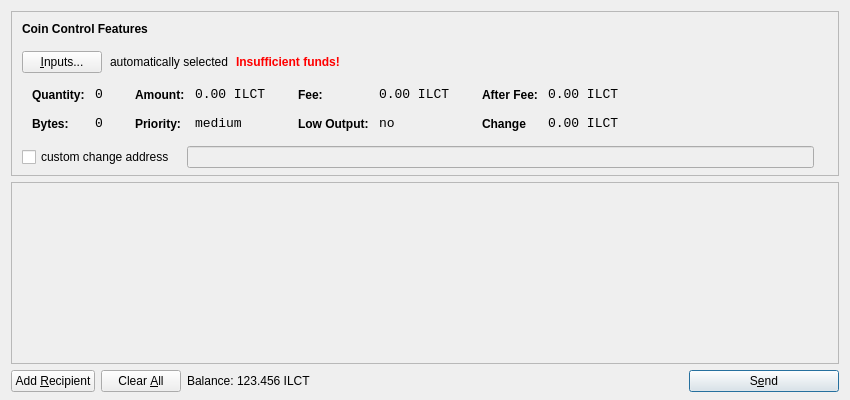
<?xml version="1.0" encoding="UTF-8"?>
<ui version="4.0">
 <class>SendCoinsDialog</class>
 <widget class="QDialog" name="SendCoinsDialog">
  <property name="geometry">
   <rect>
    <x>0</x>
    <y>0</y>
    <width>850</width>
    <height>400</height>
   </rect>
  </property>
  <property name="windowTitle">
   <string>Send Coins</string>
  </property>
  <layout class="QVBoxLayout" name="verticalLayout" stretch="0,1,0">
   <property name="bottomMargin">
    <number>8</number>
   </property>
   <item>
    <widget class="QFrame" name="frameCoinControl">
     <property name="sizePolicy">
      <sizepolicy hsizetype="Expanding" vsizetype="Expanding">
       <horstretch>0</horstretch>
       <verstretch>0</verstretch>
      </sizepolicy>
     </property>
     <property name="maximumSize">
      <size>
       <width>16777215</width>
       <height>16777215</height>
      </size>
     </property>
     <property name="frameShape">
      <enum>QFrame::StyledPanel</enum>
     </property>
     <property name="frameShadow">
      <enum>QFrame::Sunken</enum>
     </property>
     <layout class="QVBoxLayout" name="verticalLayoutCoinControl2">
      <property name="spacing">
       <number>6</number>
      </property>
      <property name="leftMargin">
       <number>0</number>
      </property>
      <property name="topMargin">
       <number>0</number>
      </property>
      <property name="rightMargin">
       <number>0</number>
      </property>
      <property name="bottomMargin">
       <number>6</number>
      </property>
      <item>
       <layout class="QVBoxLayout" name="verticalLayoutCoinControl" stretch="0,0,0,0,1">
        <property name="spacing">
         <number>0</number>
        </property>
        <property name="leftMargin">
         <number>10</number>
        </property>
        <property name="topMargin">
         <number>10</number>
        </property>
        <item>
         <layout class="QHBoxLayout" name="horizontalLayoutCoinControl1">
          <property name="bottomMargin">
           <number>15</number>
          </property>
          <item>
           <widget class="QLabel" name="labelCoinControlFeatures">
            <property name="sizePolicy">
             <sizepolicy hsizetype="Preferred" vsizetype="Maximum">
              <horstretch>0</horstretch>
              <verstretch>0</verstretch>
             </sizepolicy>
            </property>
            <property name="font">
             <font>
              <weight>75</weight>
              <bold>true</bold>
             </font>
            </property>
            <property name="styleSheet">
             <string notr="true">font-weight:bold;</string>
            </property>
            <property name="text">
             <string>Coin Control Features</string>
            </property>
           </widget>
          </item>
         </layout>
        </item>
        <item>
         <layout class="QHBoxLayout" name="horizontalLayoutCoinControl2" stretch="0,0,0,0">
          <property name="spacing">
           <number>8</number>
          </property>
          <property name="bottomMargin">
           <number>10</number>
          </property>
          <item>
           <widget class="QPushButton" name="pushButtonCoinControl">
            <property name="styleSheet">
             <string notr="true"/>
            </property>
            <property name="text">
             <string>&amp;Inputs...</string>
            </property>
           </widget>
          </item>
          <item>
           <widget class="QLabel" name="labelCoinControlAutomaticallySelected">
            <property name="text">
             <string>automatically selected</string>
            </property>
            <property name="margin">
             <number>5</number>
            </property>
           </widget>
          </item>
          <item>
           <widget class="QLabel" name="labelCoinControlInsuffFunds">
            <property name="font">
             <font>
              <weight>75</weight>
              <bold>true</bold>
             </font>
            </property>
            <property name="styleSheet">
             <string notr="true">color:red;font-weight:bold;</string>
            </property>
            <property name="text">
             <string>Insufficient funds!</string>
            </property>
            <property name="margin">
             <number>5</number>
            </property>
           </widget>
          </item>
          <item>
           <spacer name="horizontalSpacerCoinControl">
            <property name="orientation">
             <enum>Qt::Horizontal</enum>
            </property>
            <property name="sizeHint" stdset="0">
             <size>
              <width>40</width>
              <height>1</height>
             </size>
            </property>
           </spacer>
          </item>
         </layout>
        </item>
        <item>
         <widget class="QWidget" name="widgetCoinControl" native="true">
          <property name="sizePolicy">
           <sizepolicy hsizetype="Preferred" vsizetype="Preferred">
            <horstretch>0</horstretch>
            <verstretch>0</verstretch>
           </sizepolicy>
          </property>
          <property name="minimumSize">
           <size>
            <width>0</width>
            <height>0</height>
           </size>
          </property>
          <property name="styleSheet">
           <string notr="true"/>
          </property>
          <layout class="QHBoxLayout" name="horizontalLayoutCoinControl5">
           <property name="leftMargin">
            <number>0</number>
           </property>
           <property name="topMargin">
            <number>0</number>
           </property>
           <property name="rightMargin">
            <number>0</number>
           </property>
           <property name="bottomMargin">
            <number>0</number>
           </property>
           <item>
            <layout class="QHBoxLayout" name="horizontalLayoutCoinControl3" stretch="0,0,0,1">
             <property name="spacing">
              <number>20</number>
             </property>
             <property name="topMargin">
              <number>0</number>
             </property>
             <property name="bottomMargin">
              <number>10</number>
             </property>
             <item>
              <layout class="QFormLayout" name="formLayoutCoinControl1">
               <property name="horizontalSpacing">
                <number>10</number>
               </property>
               <property name="verticalSpacing">
                <number>14</number>
               </property>
               <property name="leftMargin">
                <number>10</number>
               </property>
               <property name="topMargin">
                <number>4</number>
               </property>
               <property name="rightMargin">
                <number>6</number>
               </property>
               <item row="0" column="0">
                <widget class="QLabel" name="labelCoinControlQuantityText">
                 <property name="styleSheet">
                  <string notr="true">font-weight:bold;</string>
                 </property>
                 <property name="text">
                  <string>Quantity:</string>
                 </property>
                 <property name="margin">
                  <number>0</number>
                 </property>
                </widget>
               </item>
               <item row="0" column="1">
                <widget class="QLabel" name="labelCoinControlQuantity">
                 <property name="font">
                  <font>
                   <family>Monospace</family>
                   <pointsize>10</pointsize>
                  </font>
                 </property>
                 <property name="cursor">
                  <cursorShape>IBeamCursor</cursorShape>
                 </property>
                 <property name="contextMenuPolicy">
                  <enum>Qt::ActionsContextMenu</enum>
                 </property>
                 <property name="text">
                  <string>0</string>
                 </property>
                 <property name="margin">
                  <number>0</number>
                 </property>
                 <property name="textInteractionFlags">
                  <set>Qt::LinksAccessibleByMouse|Qt::TextSelectableByKeyboard|Qt::TextSelectableByMouse</set>
                 </property>
                </widget>
               </item>
               <item row="1" column="0">
                <widget class="QLabel" name="labelCoinControlBytesText">
                 <property name="styleSheet">
                  <string notr="true">font-weight:bold;</string>
                 </property>
                 <property name="text">
                  <string>Bytes:</string>
                 </property>
                </widget>
               </item>
               <item row="1" column="1">
                <widget class="QLabel" name="labelCoinControlBytes">
                 <property name="font">
                  <font>
                   <family>Monospace</family>
                   <pointsize>10</pointsize>
                  </font>
                 </property>
                 <property name="cursor">
                  <cursorShape>IBeamCursor</cursorShape>
                 </property>
                 <property name="contextMenuPolicy">
                  <enum>Qt::ActionsContextMenu</enum>
                 </property>
                 <property name="text">
                  <string>0</string>
                 </property>
                 <property name="textInteractionFlags">
                  <set>Qt::LinksAccessibleByMouse|Qt::TextSelectableByKeyboard|Qt::TextSelectableByMouse</set>
                 </property>
                </widget>
               </item>
              </layout>
             </item>
             <item>
              <layout class="QFormLayout" name="formLayoutCoinControl2">
               <property name="horizontalSpacing">
                <number>10</number>
               </property>
               <property name="verticalSpacing">
                <number>14</number>
               </property>
               <property name="leftMargin">
                <number>6</number>
               </property>
               <property name="topMargin">
                <number>4</number>
               </property>
               <property name="rightMargin">
                <number>6</number>
               </property>
               <item row="0" column="0">
                <widget class="QLabel" name="labelCoinControlAmountText">
                 <property name="styleSheet">
                  <string notr="true">font-weight:bold;</string>
                 </property>
                 <property name="text">
                  <string>Amount:</string>
                 </property>
                 <property name="margin">
                  <number>0</number>
                 </property>
                </widget>
               </item>
               <item row="0" column="1">
                <widget class="QLabel" name="labelCoinControlAmount">
                 <property name="font">
                  <font>
                   <family>Monospace</family>
                   <pointsize>10</pointsize>
                  </font>
                 </property>
                 <property name="cursor">
                  <cursorShape>IBeamCursor</cursorShape>
                 </property>
                 <property name="contextMenuPolicy">
                  <enum>Qt::ActionsContextMenu</enum>
                 </property>
                 <property name="text">
                  <string>0.00 ILCT</string>
                 </property>
                 <property name="textInteractionFlags">
                  <set>Qt::LinksAccessibleByMouse|Qt::TextSelectableByKeyboard|Qt::TextSelectableByMouse</set>
                 </property>
                </widget>
               </item>
               <item row="1" column="0">
                <widget class="QLabel" name="labelCoinControlPriorityText">
                 <property name="styleSheet">
                  <string notr="true">font-weight:bold;</string>
                 </property>
                 <property name="text">
                  <string>Priority:</string>
                 </property>
                </widget>
               </item>
               <item row="1" column="1">
                <widget class="QLabel" name="labelCoinControlPriority">
                 <property name="font">
                  <font>
                   <family>Monospace</family>
                   <pointsize>10</pointsize>
                  </font>
                 </property>
                 <property name="cursor">
                  <cursorShape>IBeamCursor</cursorShape>
                 </property>
                 <property name="contextMenuPolicy">
                  <enum>Qt::ActionsContextMenu</enum>
                 </property>
                 <property name="text">
                  <string>medium</string>
                 </property>
                 <property name="textInteractionFlags">
                  <set>Qt::LinksAccessibleByMouse|Qt::TextSelectableByKeyboard|Qt::TextSelectableByMouse</set>
                 </property>
                </widget>
               </item>
              </layout>
             </item>
             <item>
              <layout class="QFormLayout" name="formLayoutCoinControl3">
               <property name="horizontalSpacing">
                <number>10</number>
               </property>
               <property name="verticalSpacing">
                <number>14</number>
               </property>
               <property name="leftMargin">
                <number>6</number>
               </property>
               <property name="topMargin">
                <number>4</number>
               </property>
               <property name="rightMargin">
                <number>6</number>
               </property>
               <item row="0" column="0">
                <widget class="QLabel" name="labelCoinControlFeeText">
                 <property name="styleSheet">
                  <string notr="true">font-weight:bold;</string>
                 </property>
                 <property name="text">
                  <string>Fee:</string>
                 </property>
                 <property name="margin">
                  <number>0</number>
                 </property>
                </widget>
               </item>
               <item row="0" column="1">
                <widget class="QLabel" name="labelCoinControlFee">
                 <property name="font">
                  <font>
                   <family>Monospace</family>
                   <pointsize>10</pointsize>
                  </font>
                 </property>
                 <property name="cursor">
                  <cursorShape>IBeamCursor</cursorShape>
                 </property>
                 <property name="contextMenuPolicy">
                  <enum>Qt::ActionsContextMenu</enum>
                 </property>
                 <property name="text">
                  <string>0.00 ILCT</string>
                 </property>
                 <property name="textInteractionFlags">
                  <set>Qt::LinksAccessibleByMouse|Qt::TextSelectableByKeyboard|Qt::TextSelectableByMouse</set>
                 </property>
                </widget>
               </item>
               <item row="1" column="0">
                <widget class="QLabel" name="labelCoinControlLowOutputText">
                 <property name="styleSheet">
                  <string notr="true">font-weight:bold;</string>
                 </property>
                 <property name="text">
                  <string>Low Output:</string>
                 </property>
                </widget>
               </item>
               <item row="1" column="1">
                <widget class="QLabel" name="labelCoinControlLowOutput">
                 <property name="font">
                  <font>
                   <family>Monospace</family>
                   <pointsize>10</pointsize>
                  </font>
                 </property>
                 <property name="cursor">
                  <cursorShape>IBeamCursor</cursorShape>
                 </property>
                 <property name="contextMenuPolicy">
                  <enum>Qt::ActionsContextMenu</enum>
                 </property>
                 <property name="text">
                  <string>no</string>
                 </property>
                 <property name="textInteractionFlags">
                  <set>Qt::LinksAccessibleByMouse|Qt::TextSelectableByKeyboard|Qt::TextSelectableByMouse</set>
                 </property>
                </widget>
               </item>
              </layout>
             </item>
             <item>
              <layout class="QFormLayout" name="formLayoutCoinControl4">
               <property name="horizontalSpacing">
                <number>10</number>
               </property>
               <property name="verticalSpacing">
                <number>14</number>
               </property>
               <property name="leftMargin">
                <number>6</number>
               </property>
               <property name="topMargin">
                <number>4</number>
               </property>
               <property name="rightMargin">
                <number>6</number>
               </property>
               <item row="0" column="0">
                <widget class="QLabel" name="labelCoinControlAfterFeeText">
                 <property name="styleSheet">
                  <string notr="true">font-weight:bold;</string>
                 </property>
                 <property name="text">
                  <string>After Fee:</string>
                 </property>
                 <property name="margin">
                  <number>0</number>
                 </property>
                </widget>
               </item>
               <item row="0" column="1">
                <widget class="QLabel" name="labelCoinControlAfterFee">
                 <property name="font">
                  <font>
                   <family>Monospace</family>
                   <pointsize>10</pointsize>
                  </font>
                 </property>
                 <property name="cursor">
                  <cursorShape>IBeamCursor</cursorShape>
                 </property>
                 <property name="contextMenuPolicy">
                  <enum>Qt::ActionsContextMenu</enum>
                 </property>
                 <property name="text">
                  <string>0.00 ILCT</string>
                 </property>
                 <property name="textInteractionFlags">
                  <set>Qt::LinksAccessibleByMouse|Qt::TextSelectableByKeyboard|Qt::TextSelectableByMouse</set>
                 </property>
                </widget>
               </item>
               <item row="1" column="0">
                <widget class="QLabel" name="labelCoinControlChangeText">
                 <property name="styleSheet">
                  <string notr="true">font-weight:bold;</string>
                 </property>
                 <property name="text">
                  <string>Change</string>
                 </property>
                </widget>
               </item>
               <item row="1" column="1">
                <widget class="QLabel" name="labelCoinControlChange">
                 <property name="font">
                  <font>
                   <family>Monospace</family>
                   <pointsize>10</pointsize>
                  </font>
                 </property>
                 <property name="cursor">
                  <cursorShape>IBeamCursor</cursorShape>
                 </property>
                 <property name="contextMenuPolicy">
                  <enum>Qt::ActionsContextMenu</enum>
                 </property>
                 <property name="text">
                  <string>0.00 ILCT</string>
                 </property>
                 <property name="textInteractionFlags">
                  <set>Qt::LinksAccessibleByMouse|Qt::TextSelectableByKeyboard|Qt::TextSelectableByMouse</set>
                 </property>
                </widget>
               </item>
              </layout>
             </item>
            </layout>
           </item>
          </layout>
         </widget>
        </item>
        <item>
         <layout class="QHBoxLayout" name="horizontalLayoutCoinControl4" stretch="0,0,0">
          <property name="spacing">
           <number>12</number>
          </property>
          <property name="sizeConstraint">
           <enum>QLayout::SetDefaultConstraint</enum>
          </property>
          <property name="topMargin">
           <number>5</number>
          </property>
          <property name="rightMargin">
           <number>5</number>
          </property>
          <item>
           <widget class="QCheckBox" name="checkBoxCoinControlChange">
            <property name="text">
             <string>custom change address</string>
            </property>
           </widget>
          </item>
          <item>
           <widget class="QLineEdit" name="lineEditCoinControlChange">
            <property name="enabled">
             <bool>false</bool>
            </property>
            <property name="sizePolicy">
             <sizepolicy hsizetype="Expanding" vsizetype="Fixed">
              <horstretch>0</horstretch>
              <verstretch>0</verstretch>
             </sizepolicy>
            </property>
           </widget>
          </item>
          <item>
           <widget class="QLabel" name="labelCoinControlChangeLabel">
            <property name="sizePolicy">
             <sizepolicy hsizetype="Preferred" vsizetype="Expanding">
              <horstretch>0</horstretch>
              <verstretch>0</verstretch>
             </sizepolicy>
            </property>
            <property name="minimumSize">
             <size>
              <width>0</width>
              <height>0</height>
             </size>
            </property>
            <property name="text">
             <string/>
            </property>
            <property name="margin">
             <number>3</number>
            </property>
           </widget>
          </item>
         </layout>
        </item>
        <item>
         <spacer name="verticalSpacerCoinControl">
          <property name="orientation">
           <enum>Qt::Vertical</enum>
          </property>
          <property name="sizeHint" stdset="0">
           <size>
            <width>800</width>
            <height>1</height>
           </size>
          </property>
         </spacer>
        </item>
       </layout>
      </item>
     </layout>
    </widget>
   </item>
   <item>
    <widget class="QScrollArea" name="scrollArea">
     <property name="widgetResizable">
      <bool>true</bool>
     </property>
     <widget class="QWidget" name="scrollAreaWidgetContents">
      <property name="geometry">
       <rect>
        <x>0</x>
        <y>0</y>
        <width>830</width>
        <height>173</height>
       </rect>
      </property>
      <layout class="QVBoxLayout" name="verticalLayout_2">
       <property name="leftMargin">
        <number>0</number>
       </property>
       <property name="topMargin">
        <number>0</number>
       </property>
       <property name="rightMargin">
        <number>0</number>
       </property>
       <property name="bottomMargin">
        <number>0</number>
       </property>
       <item>
        <layout class="QVBoxLayout" name="entries">
         <property name="spacing">
          <number>6</number>
         </property>
        </layout>
       </item>
       <item>
        <spacer name="verticalSpacer">
         <property name="orientation">
          <enum>Qt::Vertical</enum>
         </property>
         <property name="sizeHint" stdset="0">
          <size>
           <width>20</width>
           <height>40</height>
          </size>
         </property>
        </spacer>
       </item>
      </layout>
     </widget>
    </widget>
   </item>
   <item>
    <layout class="QHBoxLayout" name="horizontalLayout">
     <item>
      <widget class="QPushButton" name="addButton">
       <property name="toolTip">
        <string>Send to multiple recipients at once</string>
       </property>
       <property name="text">
        <string>Add &amp;Recipient</string>
       </property>
       <property name="icon">
        <iconset resource="../bitcoin.qrc">
         <normaloff>:/icons/add</normaloff>:/icons/add</iconset>
       </property>
       <property name="autoDefault">
        <bool>false</bool>
       </property>
      </widget>
     </item>
     <item>
      <widget class="QPushButton" name="clearButton">
       <property name="sizePolicy">
        <sizepolicy hsizetype="Minimum" vsizetype="Fixed">
         <horstretch>0</horstretch>
         <verstretch>0</verstretch>
        </sizepolicy>
       </property>
       <property name="toolTip">
        <string>Remove all transaction fields</string>
       </property>
       <property name="text">
        <string>Clear &amp;All</string>
       </property>
       <property name="icon">
        <iconset resource="../bitcoin.qrc">
         <normaloff>:/icons/remove</normaloff>:/icons/remove</iconset>
       </property>
       <property name="autoRepeatDelay">
        <number>300</number>
       </property>
       <property name="autoDefault">
        <bool>false</bool>
       </property>
      </widget>
     </item>
     <item>
      <layout class="QHBoxLayout" name="horizontalLayout_2">
       <property name="spacing">
        <number>3</number>
       </property>
       <item>
        <widget class="QLabel" name="label">
         <property name="text">
          <string>Balance:</string>
         </property>
        </widget>
       </item>
       <item>
        <widget class="QLabel" name="labelBalance">
         <property name="cursor">
          <cursorShape>IBeamCursor</cursorShape>
         </property>
         <property name="text">
          <string>123.456 ILCT</string>
         </property>
         <property name="textInteractionFlags">
          <set>Qt::LinksAccessibleByMouse|Qt::TextSelectableByKeyboard|Qt::TextSelectableByMouse</set>
         </property>
        </widget>
       </item>
      </layout>
     </item>
     <item>
      <spacer name="horizontalSpacer">
       <property name="orientation">
        <enum>Qt::Horizontal</enum>
       </property>
       <property name="sizeHint" stdset="0">
        <size>
         <width>40</width>
         <height>20</height>
        </size>
       </property>
      </spacer>
     </item>
     <item>
      <widget class="QPushButton" name="sendButton">
       <property name="minimumSize">
        <size>
         <width>150</width>
         <height>0</height>
        </size>
       </property>
       <property name="toolTip">
        <string>Confirm the send action</string>
       </property>
       <property name="text">
        <string>S&amp;end</string>
       </property>
       <property name="icon">
        <iconset resource="../bitcoin.qrc">
         <normaloff>:/icons/send</normaloff>:/icons/send</iconset>
       </property>
       <property name="default">
        <bool>true</bool>
       </property>
      </widget>
     </item>
    </layout>
   </item>
  </layout>
 </widget>
 <resources>
  <include location="../bitcoin.qrc"/>
 </resources>
 <connections/>
</ui>
